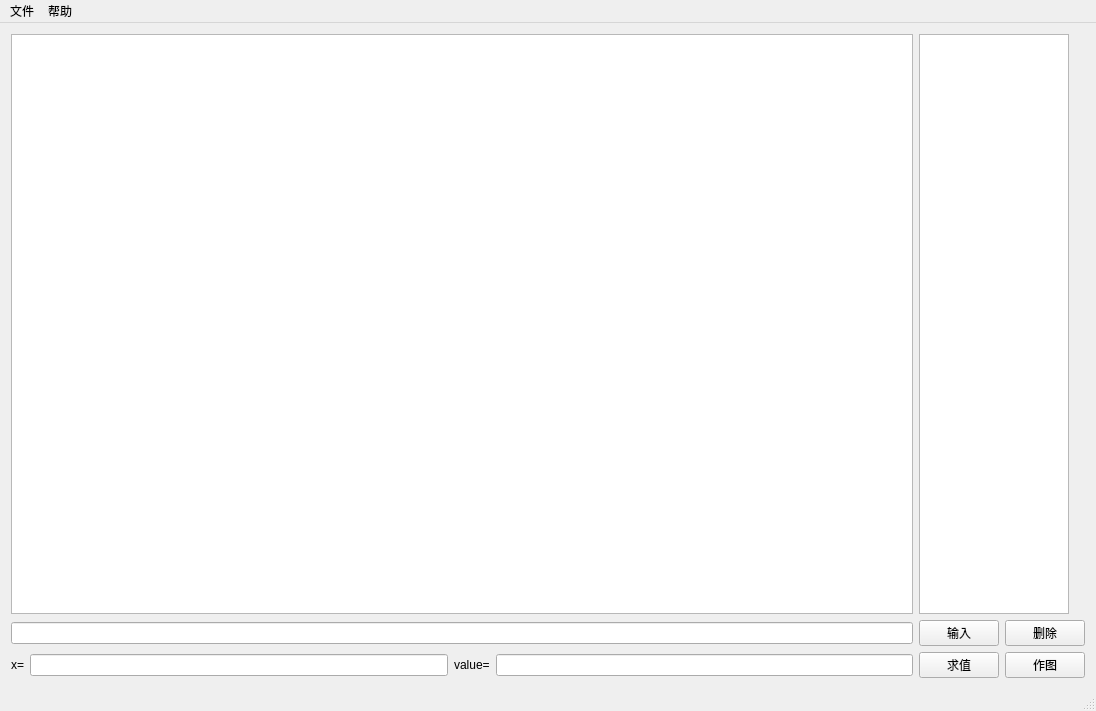
<?xml version="1.0" encoding="UTF-8"?>
<ui version="4.0">
 <class>MainWindow</class>
 <widget class="QMainWindow" name="MainWindow">
  <property name="geometry">
   <rect>
    <x>0</x>
    <y>0</y>
    <width>1096</width>
    <height>711</height>
   </rect>
  </property>
  <property name="windowTitle">
   <string>MainWindow</string>
  </property>
  <widget class="QWidget" name="centralWidget">
   <layout class="QGridLayout" name="gridLayout_2">
    <item row="1" column="4" rowspan="2">
     <layout class="QGridLayout" name="gridLayout">
      <item row="0" column="0">
       <widget class="QPushButton" name="pushButton_input">
        <property name="sizePolicy">
         <sizepolicy hsizetype="Fixed" vsizetype="Fixed">
          <horstretch>0</horstretch>
          <verstretch>0</verstretch>
         </sizepolicy>
        </property>
        <property name="text">
         <string>输入</string>
        </property>
       </widget>
      </item>
      <item row="0" column="1">
       <widget class="QPushButton" name="pushButton_delete">
        <property name="sizePolicy">
         <sizepolicy hsizetype="Fixed" vsizetype="Fixed">
          <horstretch>0</horstretch>
          <verstretch>0</verstretch>
         </sizepolicy>
        </property>
        <property name="text">
         <string>删除</string>
        </property>
       </widget>
      </item>
      <item row="1" column="0">
       <widget class="QPushButton" name="pushButton_eval">
        <property name="sizePolicy">
         <sizepolicy hsizetype="Fixed" vsizetype="Fixed">
          <horstretch>0</horstretch>
          <verstretch>0</verstretch>
         </sizepolicy>
        </property>
        <property name="text">
         <string>求值</string>
        </property>
       </widget>
      </item>
      <item row="1" column="1">
       <widget class="QPushButton" name="pushButton_draw">
        <property name="sizePolicy">
         <sizepolicy hsizetype="Fixed" vsizetype="Fixed">
          <horstretch>0</horstretch>
          <verstretch>0</verstretch>
         </sizepolicy>
        </property>
        <property name="text">
         <string>作图</string>
        </property>
       </widget>
      </item>
     </layout>
    </item>
    <item row="1" column="0" colspan="4">
     <widget class="QLineEdit" name="lineEdit_main"/>
    </item>
    <item row="2" column="2">
     <widget class="QLabel" name="label_2">
      <property name="text">
       <string>value=</string>
      </property>
     </widget>
    </item>
    <item row="2" column="3">
     <widget class="QLineEdit" name="output_value"/>
    </item>
    <item row="2" column="1">
     <widget class="QLineEdit" name="lineEdit_x"/>
    </item>
    <item row="0" column="0" colspan="4">
     <widget class="QTextBrowser" name="output_main"/>
    </item>
    <item row="2" column="0">
     <widget class="QLabel" name="label">
      <property name="text">
       <string>x=</string>
      </property>
     </widget>
    </item>
    <item row="0" column="4">
     <widget class="QListWidget" name="listWidget_variables">
      <property name="maximumSize">
       <size>
        <width>150</width>
        <height>16777215</height>
       </size>
      </property>
     </widget>
    </item>
   </layout>
  </widget>
  <widget class="QMenuBar" name="menuBar">
   <property name="geometry">
    <rect>
     <x>0</x>
     <y>0</y>
     <width>1096</width>
     <height>22</height>
    </rect>
   </property>
   <widget class="QMenu" name="menu">
    <property name="title">
     <string>文件</string>
    </property>
    <addaction name="separator"/>
    <addaction name="action_2"/>
    <addaction name="actionbc"/>
    <addaction name="actiontc"/>
   </widget>
   <widget class="QMenu" name="menu_2">
    <property name="title">
     <string>帮助</string>
    </property>
    <addaction name="actiongy"/>
   </widget>
   <addaction name="menu"/>
   <addaction name="menu_2"/>
  </widget>
  <widget class="QStatusBar" name="statusBar"/>
  <action name="action_2">
   <property name="text">
    <string>打开</string>
   </property>
  </action>
  <action name="actionbc">
   <property name="text">
    <string>保存</string>
   </property>
  </action>
  <action name="actiontc">
   <property name="text">
    <string>退出</string>
   </property>
  </action>
  <action name="actiongy">
   <property name="text">
    <string>关于</string>
   </property>
  </action>
 </widget>
 <layoutdefault spacing="6" margin="11"/>
 <resources/>
 <connections>
  <connection>
   <sender>actiontc</sender>
   <signal>triggered()</signal>
   <receiver>MainWindow</receiver>
   <slot>close()</slot>
   <hints>
    <hint type="sourcelabel">
     <x>-1</x>
     <y>-1</y>
    </hint>
    <hint type="destinationlabel">
     <x>547</x>
     <y>355</y>
    </hint>
   </hints>
  </connection>
 </connections>
</ui>
